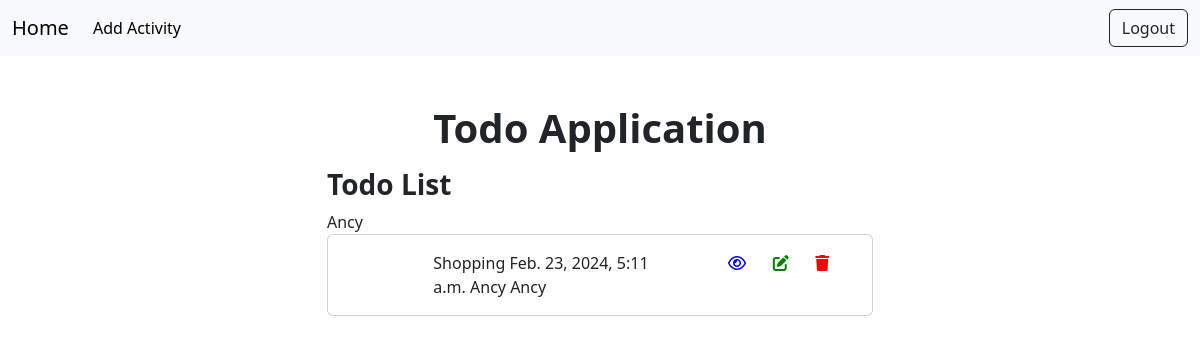
The page /todos/all/ (signed in) on the database its author committed.
### tdapp/models.py (models this page shows, shortened)
class Activity(models.Model):
    title=models.CharField(max_length=200)
    created_date=models.DateTimeField(auto_now_add=True, blank=True)
    user=models.CharField(max_length=200)
    options=(
        ("pending","pending"),
        ("completed","completed"),
        ("in-progress","in-progress")
    )
    status=models.CharField(max_length=200, choices=options, default="pending")
    user_object=models.ForeignKey(User,on_delete=models.CASCADE)

### tdapp/views.py (the view)
# urls.py: path("todos/all/",views.TodoListView.as_view(),name="todo-all"),
@method_decorator(decs,name="dispatch")
class TodoListView(View):
    def get(self,request,*args,**kwargs):
        qs=Activity.objects.filter(user_object=request.user)
        return render(request, "todo_list.html",{"data":qs})

### tdapp/views.py (called while the page is built)
def signin_required(fn):
    def wrapper(request,*args,**kwargs):
        if not request.user.is_authenticated:
            messages.error(request,"invalid session")
            return redirect("signin")
        else:
            return fn(request,*args,**kwargs)
    return wrapper

### tdapp/templates/todo_list.html (shortened to what this page needs)
{%extends 'base.html'%}
{%block main_block%}
<h1 class="text-center fw-bolder mt-5">Todo Application</h1>
<div class="container">
    <div class="row mt-3">
        <div class="col-3"></div>
        <div class="col-6">
            <h3 class="fw-bold">Todo List</h3>
            {{request.user}}
           {%for t in data%}
           <div class="card mb-2" data-aos="fade-up">
            <div class="card-body">
               <div class="row">
                <div class="col-2"></div>
                <div class="col-6 d-flex justify-content-center">
                    {{t.title}}
                    {{t.created_date}}
                    {{t.user}}
                    {{t.user}}
                </div>
                <div class="col-4 d-flex justify-content-evenly">
                        <a href="{%url 'todo-detail' t.id%}"><i class="fa-regular fa-eye fa-1x" style="color: blue;"></i></a>
                        <a href="{%url 'todo-change' t.id%}"><i class="fa-solid fa-pen-to-square fa-1x" style="color: green;"></i></a>
                        <a href="{%url 'todo-remove' t.id%}"><i class="fa-solid fa-trash fa-1x" style="color: red;"></i></a>
                </div>
               </div>
            </div>
          </div>
           {%endfor%}
        </div>
        <div class="col-3"></div>
        </div>
</div>
{%endblock%}

### rows shown on the page
Activity: title "Shopping", created_date "Feb. 23, 2024, 5:11 a.m.", user "Ancy"

### other values the page prints
{{ request.user }} "Ancy"
